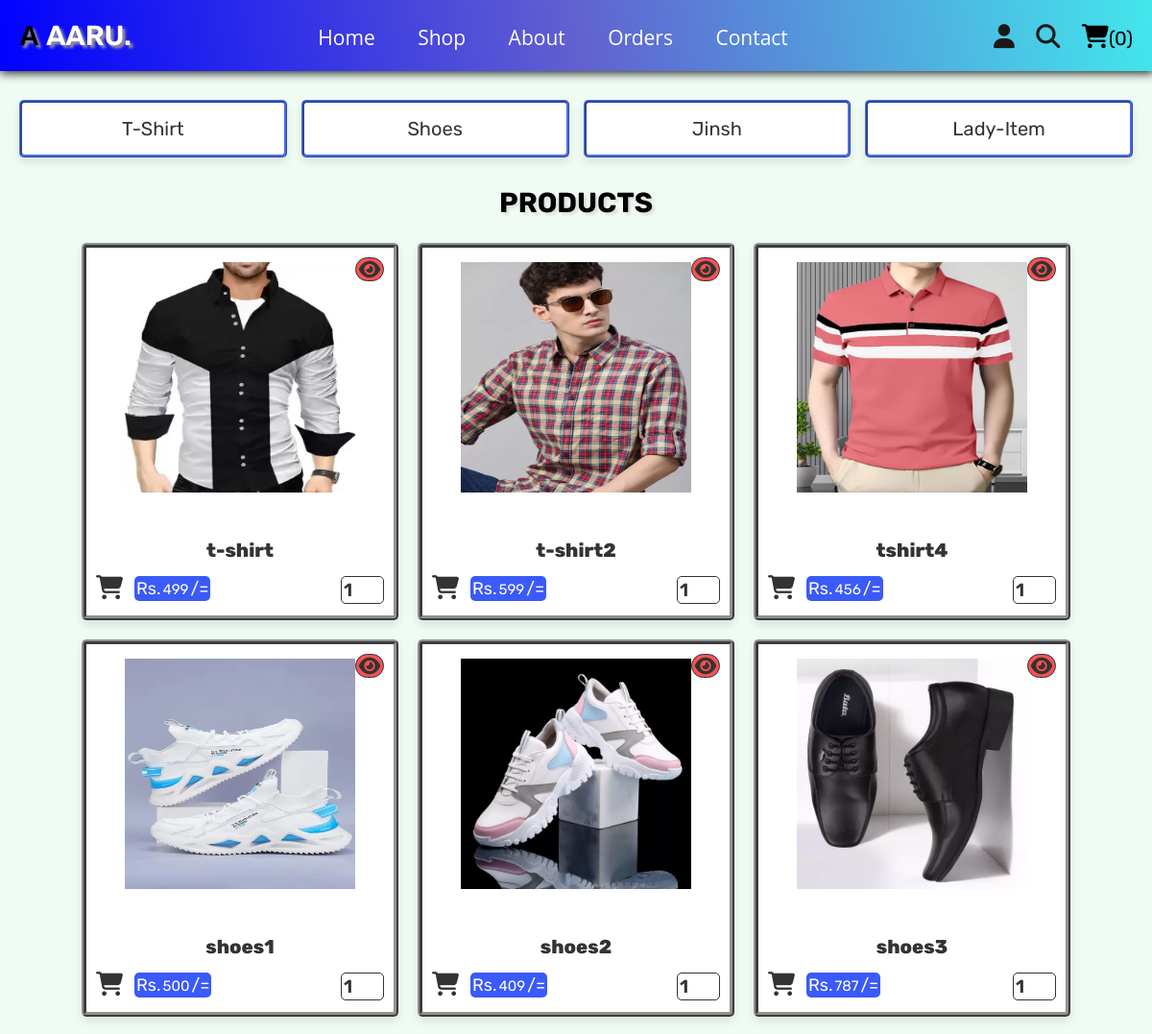
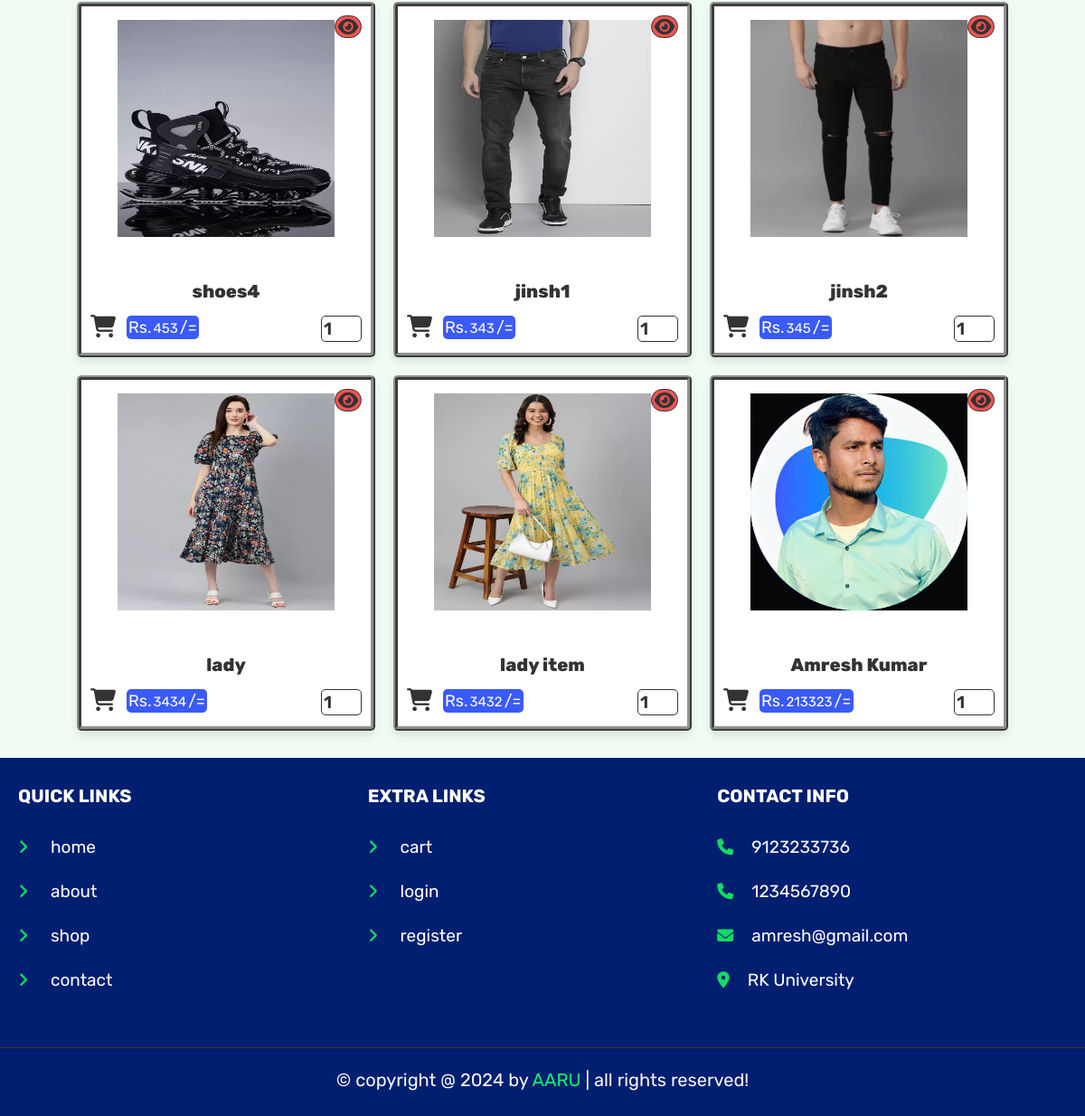
Screenshot of /shop.php (signed in) with the database file from the repository (2 pictures, top to bottom).
### tables this page shows
CREATE TABLE `products` (
  `id` int(100) NOT NULL,
  `name` varchar(100) NOT NULL,
  `category` varchar(20) NOT NULL,
  `details` varchar(500) NOT NULL,
  `price` int(100) NOT NULL,
  `image` varchar(100) NOT NULL
);

### shop.php (the view, shortened to what this page needs)
<?php
@include 'config.php';
?>
<!DOCTYPE html>
<html lang="en">
<head>
   <link rel="stylesheet" href="https://cdnjs.cloudflare.com/ajax/libs/font-awesome/6.1.1/css/all.min.css">
   <link rel="stylesheet" href="css/homestyle.css">
</head>
<body>
<?php include 'header.php'; ?>
<section class="p-category">
   <a href="category.php?category=t-shirt" >T-shirt</a>
   <a href="category.php?category=shoes">Shoes</a>
   <a href="category.php?category=jinsh">Jinsh</a>
   <a href="category.php?category=lady-item">Lady-item</a>
</section>
<section class="products">
   <h1 class="title">Products</h1>
   <div class="box-container">
   <?php
      $select_products = $conn->prepare("SELECT * FROM `products`");
      $select_products->execute();
      if($select_products->rowCount() > 0){
         while($fetch_products = $select_products->fetch(PDO::FETCH_ASSOC)){
   ?>
   <form action="" class="box" method="POST">
      <div class="price">Rs.<span><?= $fetch_products['price']; ?></span>/=</div>
      <a href="view_page.php?pid=<?= $fetch_products['id']; ?>" class="fas fa-eye"></a>
      <img src="uploaded_img/<?= $fetch_products['image']; ?>" alt="">
      <div class="name"><?= $fetch_products['name']; ?></div>
      <div class="latest-btn">
        <button type="submit" class="option-buttn" name="add_to_cart"><i class="fas fa-cart-shopping " ></i></button>
        <input type="number" min="0" value="1" name="p_qty" class="qty" >
      </div>
   </form>
   <?php
      }
   }else{
      echo '<p class="empty">no products added yet!</p>';
   }
   ?>
   </div>
</section>
<?php include 'footer.php'; ?>
</body>
</html>

### css/homestyle.css (style rules this page uses)
.products .box-container { display: grid; grid-template-columns: repeat(auto-fit, 33rem); gap: 2rem; justify-content: center; align-items: flex-start; }
.products .box-container .box { padding: 1rem; text-align: center; background-color: var(--white); box-shadow: var(--box-shadow); border-radius: 0.5rem; position: relative; border: 5px ridge rgb(145, 144, 144); transition: 1s; }
.products .box-container .box .price { position: absolute; bottom: 1.5rem; left: 5rem; padding: 0.2rem; border-radius: 0.5rem; background-color: rgb(58, 90, 249); font-size: 1.8rem; color: var(--white); }
.products .box-container .box .price span { font-size: 1.5rem; color: var(--white); margin: 0 0.2rem; }
.products .box-container .box .fa-eye { position: absolute; top: 1rem; right: 1rem; border-radius: 10rem; height: 2.5rem; line-height: 2.4rem; width: 3rem; border: var(--border); color: var(--black); font-size: 2rem; background-color: rgb(247, 82, 82); }
.products .box-container .box img { width: 250px; height: 250px; margin-bottom: 3rem; padding: 5px; }
.products .box-container .box .name { font-size: 2rem; color: var(--black); font-weight: 800; padding: 1rem 0; }
.products .box-container .box .qty { margin: 0.2rem 0; padding: 2px; border-radius: 0.5rem; font-size: 1.9rem; font-weight: 600; color: var(--black); border: var(--border); width: 15%; }
.products .box-container .box .option-buttn { height: 3.5rem; width: 0.001rem; font-size: 2.5rem; }
.products .box-container .box .latest-btn { display: flex; flex-direction: row; justify-content: space-between; align-items: baseline; }
.p-category { display: grid; grid-template-columns: repeat(auto-fit, minmax(27rem, 1fr)); gap: 1.5rem; justify-content: center; align-items: flex-start; }
.p-category { padding-bottom: 0; }
.p-category a { padding: 1.5rem; text-align: center; border: 3px ridge rgb(72, 110, 235); background-color: var(--white); box-shadow: var(--box-shadow); border-radius: 0.5rem; font-size: 2rem; text-transform: capitalize; color: var(--black); }

### css/components.css (style rules this page uses)
:root { --green: rgb(8, 246, 107); --orange: #f39c12; --red: #e74c3c; --black: #333; --light-color: #666; --white: #fff; --light-bg: #f6f6f6; --border: 1px solid var(--black); --box-shadow: 0 0.5rem 1rem rgba(0, 0, 0, 0.1); --text-decoration: none; }
* { font-family: "Rubik", sans-serif; margin: 0; padding: 0; box-sizing: border-box; outline: none; border: none; text-decoration: none; color: var(--black); }
body { background-color: rgb(240, 252, 243); }
html { font-size: 62.5%; overflow-x: hidden; scroll-behavior: smooth; scroll-padding-top: 6.5rem; }
section { padding: 3rem 2rem; margin: 0 auto; }
.title { text-align: center; margin-bottom: 2.5rem; text-transform: uppercase; color:rgb(0, 0, 0); font-size: 2.9rem; text-shadow: 3px 3px 3px #dde0dd; }

### rows the page displays
products: price "499", image (picture), name "t-shirt"
products: price "599", image (picture), name "t-shirt2"
products: price "456", image (picture), name "tshirt4"
products: price "500", image (picture), name "shoes1"
products: price "409", image (picture), name "shoes2"
products: price "787", image (picture), name "shoes3"
products: price "453", image (picture), name "shoes4"
products: price "343", image (picture), name "jinsh1"
products: price "345", image (picture), name "jinsh2"
products: price "3434", image (picture), name "lady"
products: price "3432", image (picture), name "lady item"
products: price "213323", image (picture), name "Amresh Kumar"

### other values shown
$count_cart_items->rowCount() "0"
